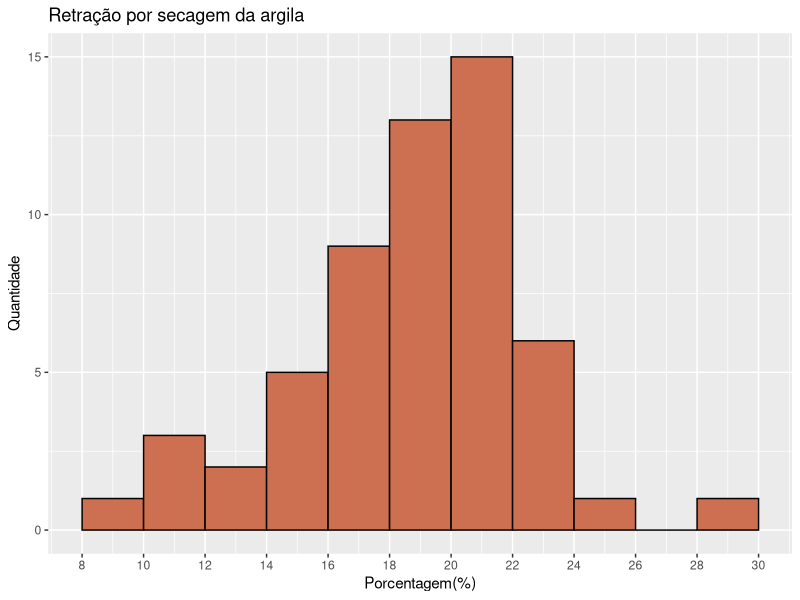
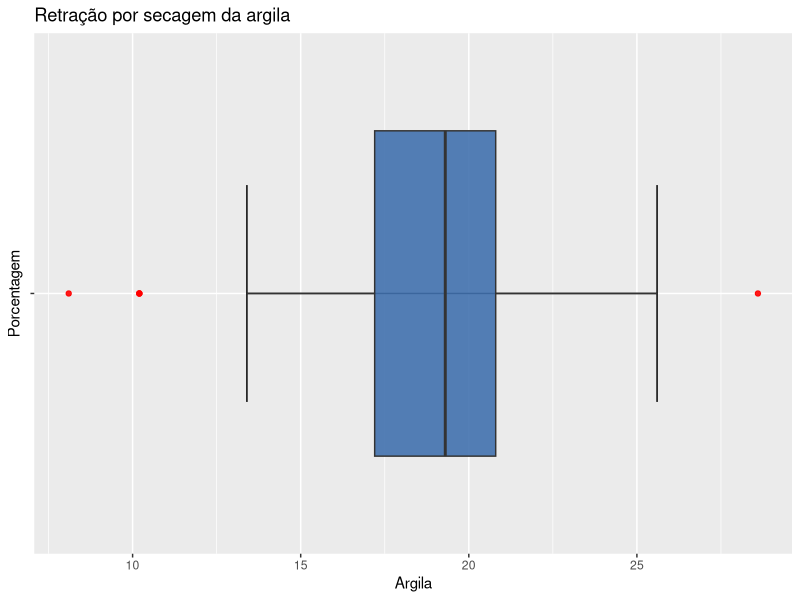

These figures' R source, in order:
library(ggplot2)
rm(list=ls())

#Dados da Argila
Argila <- c(18.2, 21.2, 23.1, 18.5, 15.6, 20.8, 19.4, 15.4, 10.2, 21.2, 13.4, 16.4, 18.7, 18.2, 19.6, 14.3, 16.6, 24.0, 17.6, 17.8, 22.3, 20.2, 17.4, 23.6, 17.5, 20.3, 16.6, 19.3, 18.5, 19.3, 21.2, 13.9, 20.5, 19.0, 17.6, 22.3, 18.4, 21.2, 20.4, 21.4, 20.3, 20.1, 10.2, 19.6, 20.6, 14.8, 19.7, 20.5, 18.0, 20.8, 15.8, 23.1, 10.2, 25.6, 28.6, 8.1)

#Gráfico ramo de folhas
stem(Argila)

#Media mediana
mean(Argila)
median(Argila)

#Quartis
Q1 <- quantile(Argila,0.25, type=2)
Q2 <- quantile(Argila,0.50, type=2)
Q3 <- quantile(Argila,0.75, type=2)

#Variância e Desvio Padrão
variancia <- var(Argila) 	# sum((unique(Argila))^2*ni)-mean(Argila)^2
desvio_padrao <- sd(Argila)	# sqrt(var(X))

#Frequências
argila_intervalos <- cut(Argila,breaks=seq(8, 30, by=2))
N <- length(argila_intervalos)
ni <- table(argila_intervalos); ni 		    # Absolute frequencies
fi <- ni/N ; fi			                      # Relative frequencies
Ni <- cumsum(ni); Ni	                    # Cumulative absolute frequencies
Fi <- cumsum(fi); Fi	                    # Cumulative relative frequencies

#Histograma
#pdf("")
histograma <- ggplot(data.frame(Argila=Argila), aes(x=Argila))+geom_histogram(fill="#cc7051",color = "black",breaks=seq(8, 30, by=2))+
  labs(title="Retração por secagem da argila",x="Porcentagem(%)", y = "Quantidade")+
  scale_x_continuous(breaks=seq(8, 30, by=2))

histograma
#dev.off()

#Grafico de caixa
#pdf("")
box_plot <- ggplot(data = data.frame(Argila), aes(x = "", y = Argila)) +
  stat_boxplot(geom = "errorbar",
               width = 0.5) +
  geom_boxplot(fill = "#4271AE",
               outlier.colour = "red",
               alpha = 0.9) +
  ggtitle("Retração por secagem da argila")+
  xlab("Porcentagem") +
  coord_flip()
box_plot
#dev.off()